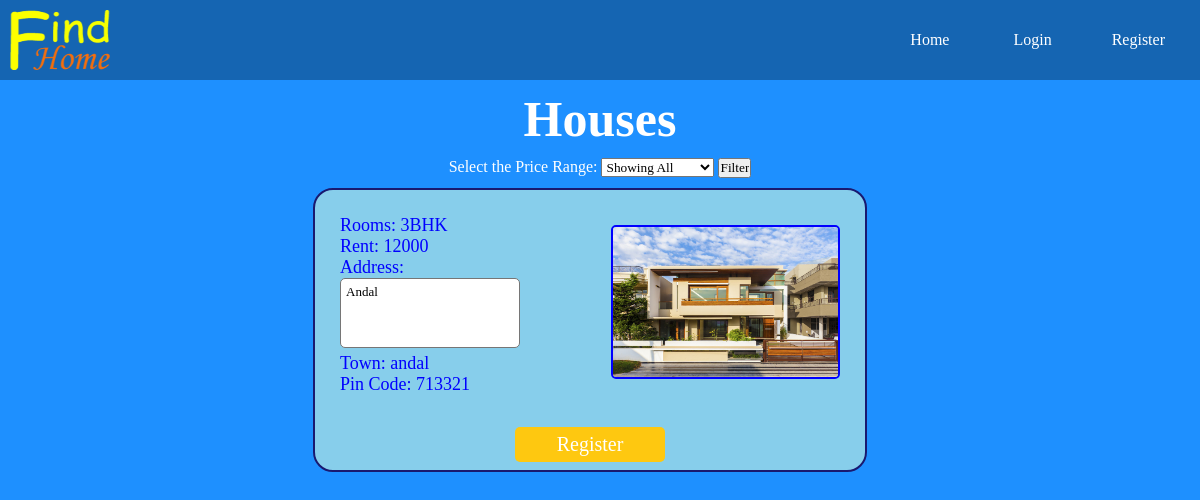
The app's page /php/gethome.php with its own data.
### tables this page shows
CREATE TABLE `verified_houses` (
  `id` int(5) NOT NULL,
  `user_id` int(5) NOT NULL,
  `fullname` varchar(50) NOT NULL,
  `email` varchar(50) NOT NULL,
  `mobile` varchar(10) NOT NULL,
  `altmobile` varchar(10) NOT NULL,
  `rooms` varchar(25) NOT NULL,
  `plot` varchar(25) NOT NULL,
  `facilities` varchar(255) NOT NULL,
  `address` varchar(255) NOT NULL,
  `status` varchar(10) NOT NULL,
  `image` varchar(255) NOT NULL,
  `rent` int(30) NOT NULL,
  `deposit` int(30) NOT NULL,
  `town` varchar(30) NOT NULL,
  `pincode` int(10) NOT NULL,
  `district` varchar(30) NOT NULL,
  `state` varchar(30) NOT NULL,
  `verified` int(2) NOT NULL
);

### php/gethome.php (the view, shortened to what this page needs)
<?php require "config.php"; ?>
<?php
	if (isset($_SESSION['query'])) {
		$query = $_SESSION['query'];
		unset($_SESSION['query']);
		$result= mysqli_query($con, $query) or die (" ".mysqli_error($con));
	} else{
		$query = "SELECT * FROM verified_houses";
		$result = mysqli_query($con, $query) or die(" ".mysqli_error($con));
	}
?>
<!DOCTYPE html>
<html>
<head>
	<link rel="stylesheet" type="text/css" href="../style/gethome.css">
</head>
<body>
	<div id="main">
		<nav>
			<a href="../index.php"><img src="../assets/logo1.png"></a>
			<ul>
				<li><a href="../index.php">Home</a></li>
				<?php if(isset($_SESSION['email'])) {
					echo "<li><a href='dashboard.php'>".$_SESSION['fullname']."</a></li>";
					echo "<li><a href='signout.php'>Sign Out</a></li>";
				}else {
					echo "<li><a href='login.php'>Login</a></li>";
					echo "<li><a href='register.php'>Register</a></li>";
				} ?>
			</ul>
		</nav>
		<div class="text">Houses</div>
		<div class="search_bar">
			<form method="POST" action="../bgphp/search.php" enctype="multipart/form-data">
				<label>Select the Price Range: </label>
				<select name="searchvalue">
					<option value="0-100000">Showing All</option>
				</select>
				<input type="submit" name="submit" value="Filter">
			</form>
		</div>
		<div class="flex">
		<?php
		if (mysqli_num_rows($result)>0) {
			while($data = mysqli_fetch_assoc($result)){
		?>
			<div class="houses">
				<div class="data">
					<p><label>Rooms: </label><?php echo $data["rooms"]; ?></p>
					<p><label>Rent: </label><?php echo $data["rent"]; ?></p>
					<p><label>Address: </label><br>
						<textarea readonly><?php echo $data["address"]; ?></textarea>
					</p>
					<p><label>Town: </label><?php echo $data["town"]; ?></p>
					<p><label>Pin Code: </label><?php echo $data["pincode"]; ?></p>
				</div>
				<div><img class="image" src="<?php echo $data["image"]; ?>"></div>
				<div class="btn"><a href="done.php?active=<?php echo $data["id"] ?>">
					<button>Register</button></a>
				</div>
			</div>
		<?php
			}
		}
		?>
		</div>
	</div>
</body>
</html>

### style/gethome.css (style rules this page uses)
* { margin: 0; padding: 0; font-family: verdana; }
body { background-color: #1E90FF; }
nav { width: 100%; height: 80px; background-color: rgba(0,0,0,0.3); }
nav img { position: relative; top: 10px; left: 10px; width: 100px; height: 60px; }
nav ul li { list-style-type: none; display: inline-block; line-height: 80px; transition: 0.5s all; }
nav ul { float: right; margin-right: 5px; }
nav ul li a { text-decoration: none; color: #fff; padding: 30px; }
.text { text-align: center; font-size: 50px; margin-top: 10px; margin-bottom: 10px; color: white; font-weight: bold; }
.flex { display: flex; flex-wrap: wrap; justify-content: center; }
.houses { position: relative; width: 500px; height: 230px; background-color: #87CEEB; border-radius: 20px; border: 2px solid; border-color: #191970; margin-bottom: 20px; padding: 25px; margin-right: 20px; }
.search_bar { width: 100%; height: 30px; text-align: center; }
.search_bar form label { color: white; }
.data { float: left; color: blue; font-size: 18px; }
textarea { width: 180px; height: 70px; font-size: 13px; padding: 5px 5px; box-sizing: border-box; border-radius: 5px; resize: none; }
.image { width: 225px; height: 150px; border: 2px solid blue; margin-top: 10px; border-radius: 5px; float: right; }
.btn { position: absolute; left: 50%; transform: translate(-50%); bottom: 8px; }
.btn button { width: 150px; height: 35px; background-color: #FEC810; color: white; font-size: 20px; border: 0; border-radius: 5px; }

### records on screen
verified_houses: rooms "3BHK", rent "12000", address "Andal", town "andal", pincode "713321", image (picture)
